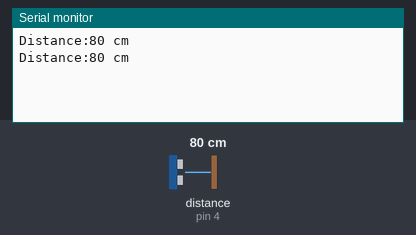
This sketch was run on a simulated Arduino Uno, built with avr-gcc and run on an emulated ATmega328P. Parts: the last lines printed to the serial monitor. The inputs (shaded band) are chosen by the test bench; at power-on: distance to the obstacle (sensor on pin 4) 80 cm. The echo pulse lasts 58.3 µs per cm.

Above: at 1.8 s.
1.9 s: distance to the obstacle (sensor on pin 4) set to 2 cm
At 2.8 s:
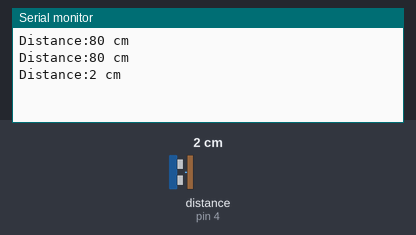
3.4 s: distance to the obstacle (sensor on pin 4) set to 4 cm
At 4.8 s:
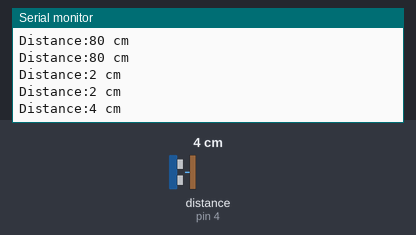
Timing chart, 0 to 6.4 s (numbered marks = the images above; inputs shaded):
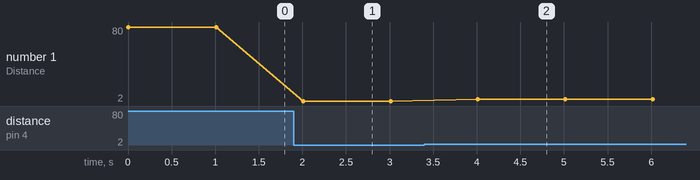

Measured:
- after the input at 1.9 s, the serial monitor: prints a new line after 0.11 s (image 1)
- after the input at 3.4 s, the serial monitor: prints a new line after 0.61 s (image 2)
- plotted number 1: 80 → 2 after the input at 1.9 s, 2 → 4 after the input at 3.4 s

The sketch:

sketch_feb07c.ino
```cpp
#include <Ultrasonic.h>
Ultrasonic ultrasonic(5, 4); // (Trig PIN,Echo PIN) D1(GPIO5) and D2(GPIO4) in Nodemcu 1.0
long distance;
void setup() {
   Serial.begin(9600);

}

void loop() {
 distance = ultrasonic.Ranging(CM);// CM or INC
  Serial.print("Distance:" );
  Serial.print(distance);
  Serial.println(" cm" );
  delay(1000);

}
```
